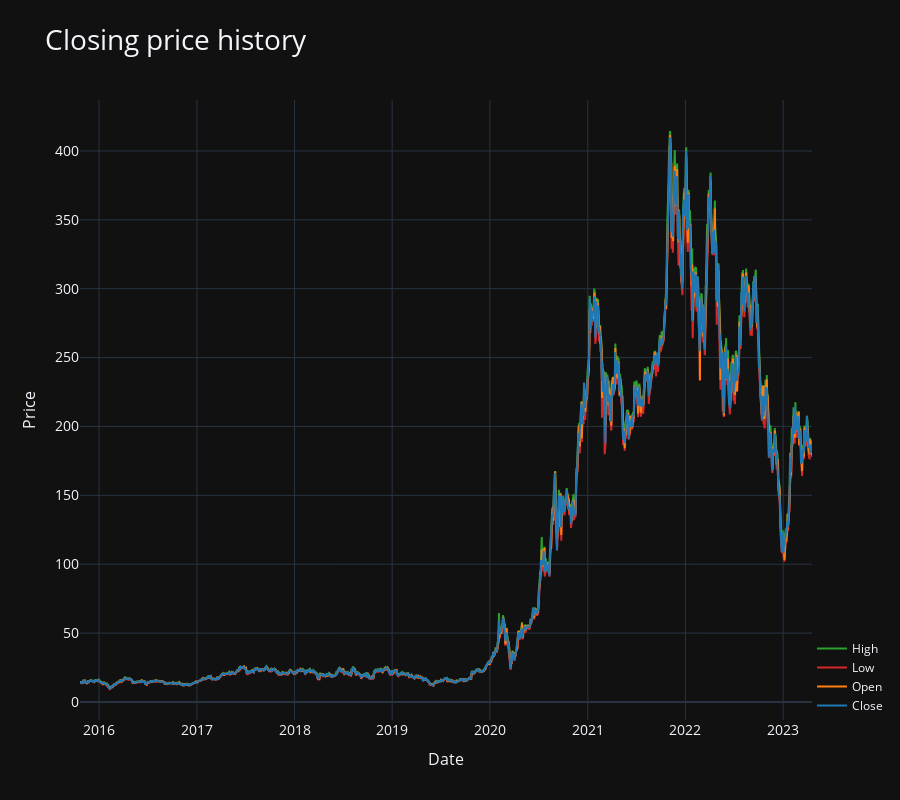

Source (notebook cell):
### Code cell
fig = go.Figure()
fig.add_trace(go.Scatter(x = df.index, y = df.High,
                    mode='lines',
                    name='High',
                    marker_color = '#2CA02C',
                    #visible = "legendonly"
                         ))
fig.add_trace(go.Scatter(x = df.index, y = df.Low,
                    mode='lines',
                    name='Low',
                    marker_color = '#D62728',
                    #visible = "legendonly"
                         ))
fig.add_trace(go.Scatter(x = df.index, y = df.Open,
                    mode='lines',
                    name='Open',
                    marker_color = '#FF7F0E',
                    #visible = "legendonly"
                         ))
fig.add_trace(go.Scatter(x = df.index, y = df.Close,
                    mode='lines',
                    name='Close',
                    marker_color = '#1F77B4'))

fig.update_layout(
    title='Closing price history',
    titlefont_size = 28,
    
    xaxis = dict(
        title='Date',
        titlefont_size=16,
        tickfont_size=14),
    
    height = 800,
    
    yaxis=dict(
        title='Price',
        titlefont_size=16,
        tickfont_size=14),
    
    legend=dict(
        y=0,
        x=1.0,
        bgcolor='rgba(255, 255, 255, 0)',
        bordercolor='rgba(255, 255, 255, 0)'))

fig.show()

### Figure 1 — Plotly figure (JSON) as saved in the notebook; plotly's stock layout.template omitted (floating-point values rounded to 4 significant figures; data arrays with more than 128 entries replaced by an {"elided": "..."} marker saying what was removed)
{"data": [{"marker": {"color": "#2CA02C"}, "mode": "lines", "name": "High", "x": {"elided": "1885 str values"}, "y": {"elided": "1885 float values"}, "type": "scatter"}, {"marker": {"color": "#D62728"}, "mode": "lines", "name": "Low", "x": {"elided": "1885 str values"}, "y": {"elided": "1885 float values"}, "type": "scatter"}, {"marker": {"color": "#FF7F0E"}, "mode": "lines", "name": "Open", "x": {"elided": "1885 str values"}, "y": {"elided": "1885 float values"}, "type": "scatter"}, {"marker": {"color": "#1F77B4"}, "mode": "lines", "name": "Close", "x": {"elided": "1885 str values"}, "y": {"elided": "1885 float values"}, "type": "scatter"}], "layout": {"title": {"text": "Closing price history", "font": {"size": 28}}, "xaxis": {"title": {"text": "Date", "font": {"size": 16}}, "tickfont": {"size": 14}}, "yaxis": {"title": {"text": "Price", "font": {"size": 16}}, "tickfont": {"size": 14}}, "legend": {"y": 0, "x": 1.0, "bgcolor": "rgba(255, 255, 255, 0)", "bordercolor": "rgba(255, 255, 255, 0)"}, "height": 800}}
